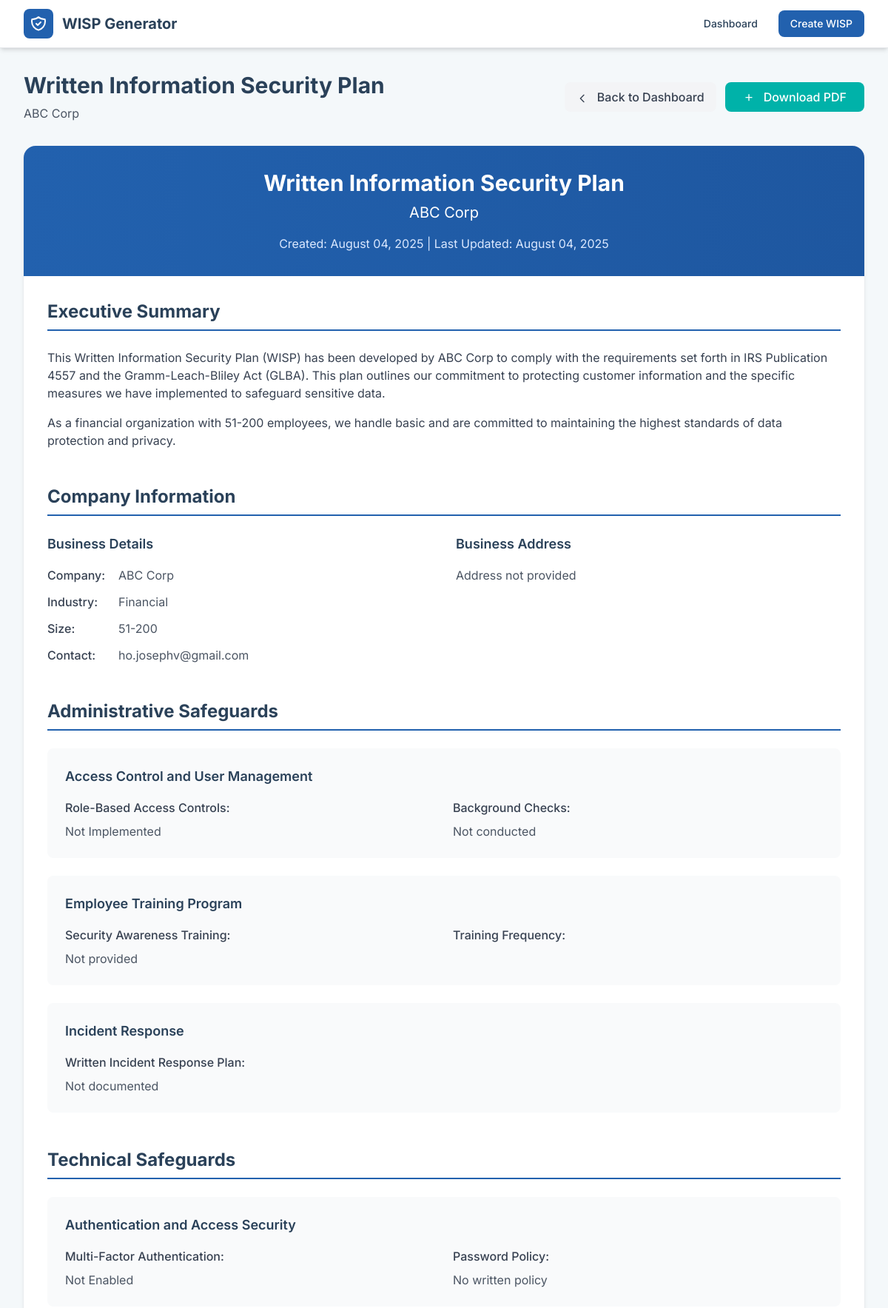
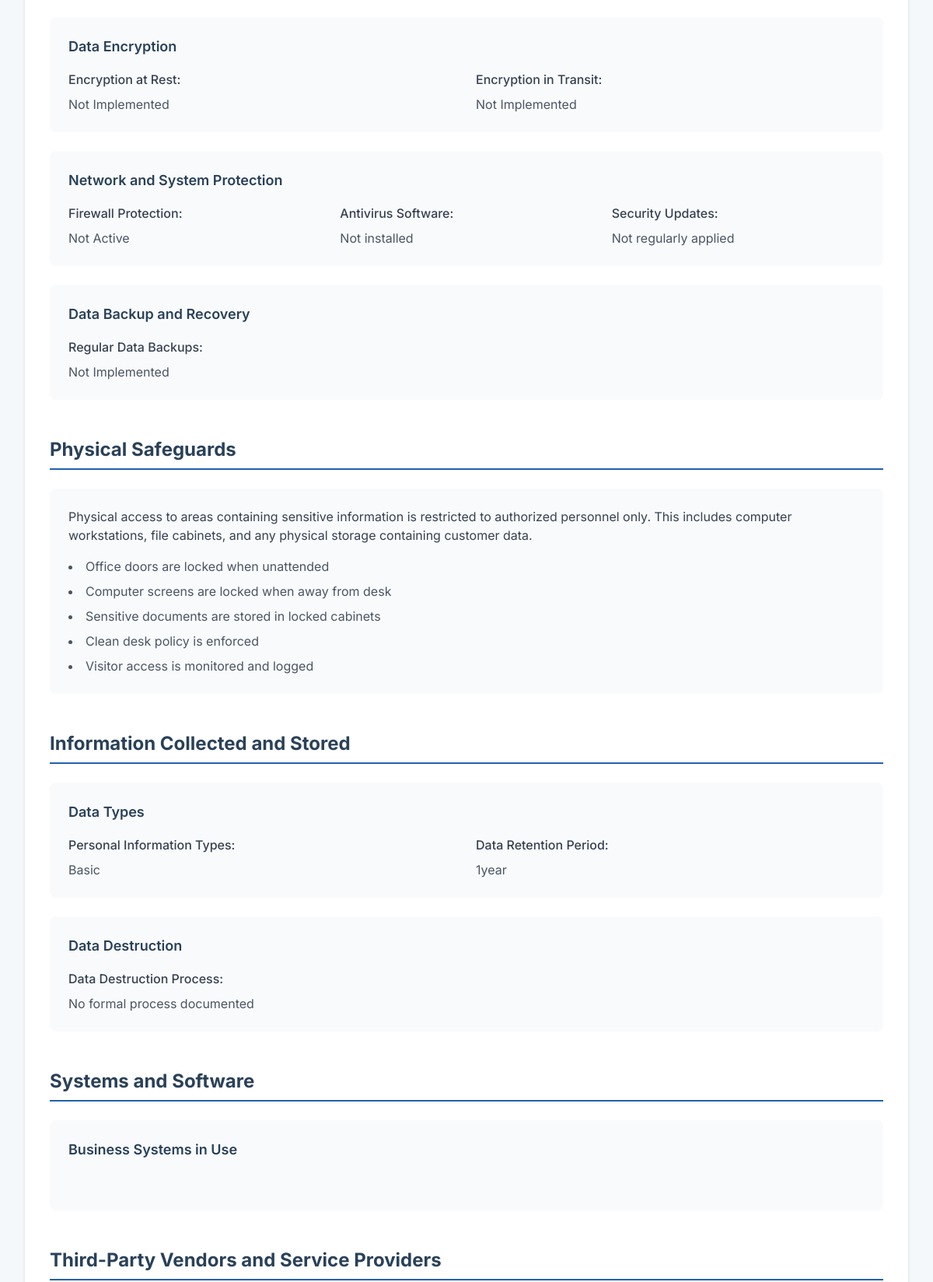
Page /wisp/1 (upper part) on the committed database (2 pictures, top to bottom).
### app.py (models this page shows, shortened)
class WISP(db.Model):
    id = db.Column(db.Integer, primary_key=True)
    company_name = db.Column(db.String(200), nullable=False)
    created_at = db.Column(db.DateTime, default=datetime.utcnow)
    updated_at = db.Column(db.DateTime, default=datetime.utcnow, onupdate=datetime.utcnow)
    data = db.Column(db.Text)  # JSON storage for all form data
    def get_data(self):
        return json.loads(self.data) if self.data else {}

### app.py (the view)
@app.route('/wisp/<int:wisp_id>')
def view_wisp(wisp_id):
    wisp = WISP.query.get_or_404(wisp_id)
    wisp_data = wisp.get_data()
    return render_template('wisp/view.html', wisp=wisp, wisp_data=wisp_data)

### templates/wisp/view.html (shortened to what this page needs)
{% extends "base.html" %}
{% block content %}
<div class="max-w-6xl mx-auto">
    <div class="flex justify-between items-center mb-8">
        <div>
            <h1 class="text-3xl font-bold text-secondary">Written Information Security Plan</h1>
            <p class="text-gray-600 mt-2">{{ wisp_data.get('company_name', 'Company Name') }}</p>
        </div>
        <div class="flex gap-3">
            <a href="{{ url_for('dashboard') }}"
               class="bg-gray-100 hover:bg-gray-200 text-gray-700 px-4 py-2 rounded-lg font-medium transition-colors">
                <svg class="w-4 h-4 inline mr-2" fill="none" stroke="currentColor" viewBox="0 0 24 24">
                    <path stroke-linecap="round" stroke-linejoin="round" stroke-width="2" d="M15 19l-7-7 7-7"></path>
                </svg>
                Back to Dashboard
            </a>
            <a href="{{ url_for('download_wisp_pdf', wisp_id=wisp.id) }}"
               class="bg-accent hover:bg-accent-600 text-white px-6 py-2 rounded-lg font-medium transition-colors">
                <svg class="w-4 h-4 inline mr-2" fill="none" stroke="currentColor" viewBox="0 0 24 24">
                    <path stroke-linecap="round" stroke-linejoin="round" stroke-width="2" d="M12 10v6m0-6V4m0 6h6m-6 0H6"></path>
                </svg>
                Download PDF
            </a>
        </div>
    </div>
    <div class="bg-white rounded-2xl shadow-card overflow-hidden">
        <div class="bg-gradient-to-r from-primary to-primary-600 text-white p-8">
            <div class="text-center">
                <h1 class="text-3xl font-bold mb-2">Written Information Security Plan</h1>
                <h2 class="text-xl">{{ wisp_data.get('company_name', 'Company Name') }}</h2>
                <p class="mt-4 text-primary-100">
                    Created: {{ wisp.created_at.strftime('%B %d, %Y') }} |
                    Last Updated: {{ wisp.updated_at.strftime('%B %d, %Y') }}
                </p>
            </div>
        </div>
        <div class="p-8">
            <section class="mb-12">
                <h2 class="text-2xl font-bold text-secondary mb-6 border-b-2 border-primary pb-2">Executive Summary</h2>
                <div class="prose max-w-none text-gray-700">
                    <p class="mb-4">
                        This Written Information Security Plan (WISP) has been developed by {{ wisp_data.get('company_name', 'the Company') }}
                        to comply with the requirements set forth in IRS Publication 4557 and the Gramm-Leach-Bliley Act (GLBA).
                        This plan outlines our commitment to protecting customer information and the specific measures we have
                        implemented to safeguard sensitive data.
                    </p>
                    <p class="mb-4">
                        As a {{ wisp_data.get('industry', 'business') | lower }} organization with {{ wisp_data.get('company_size', 'multiple') }} employees,
                        we handle {{ wisp_data.get('personal_info_types', 'personal information') | lower }} and are committed to maintaining
                        the highest standards of data protection and privacy.
                    </p>
                </div>
            </section>
            <section class="mb-12">
                <h2 class="text-2xl font-bold text-secondary mb-6 border-b-2 border-primary pb-2">Company Information</h2>
                <div class="grid grid-cols-1 md:grid-cols-2 gap-8">
                    <div>
                        <h3 class="text-lg font-semibold text-secondary mb-4">Business Details</h3>
                        <div class="space-y-3">
                            <div class="flex">
                                <span class="font-medium text-gray-700 w-24">Company:</span>
                                <span class="text-gray-600">{{ wisp_data.get('company_name', 'N/A') }}</span>
                            </div>
                            <div class="flex">
                                <span class="font-medium text-gray-700 w-24">Industry:</span>
                                <span class="text-gray-600">{{ wisp_data.get('industry', 'N/A') | title }}</span>
                            </div>
                            <div class="flex">
                                <span class="font-medium text-gray-700 w-24">Size:</span>
                                <span class="text-gray-600">{{ wisp_data.get('company_size', 'N/A') }}</span>
                            </div>
                            <div class="flex">
                                <span class="font-medium text-gray-700 w-24">Contact:</span>
                                <span class="text-gray-600">{{ wisp_data.get('contact_email', 'N/A') }}</span>
                            </div>
                        </div>
                    </div>
                    <div>
                        <h3 class="text-lg font-semibold text-secondary mb-4">Business Address</h3>
                        <div class="text-gray-600 whitespace-pre-line">{{ wisp_data.get('address', 'Address not provided') }}</div>
                    </div>
                </div>
            </section>
            <section class="mb-12">
                <h2 class="text-2xl font-bold text-secondary mb-6 border-b-2 border-primary pb-2">Administrative Safeguards</h2>
                <div class="space-y-6">
                    <div class="bg-gray-50 rounded-lg p-6">
                        <h3 class="text-lg font-semibold text-secondary mb-4">Access Control and User Management</h3>
                        <div class="grid grid-cols-1 md:grid-cols-2 gap-6">
                            <div>
                                <p class="font-medium text-gray-700 mb-2">Role-Based Access Controls:</p>
                                <p class="text-gray-600">{{ 'Implemented' if wisp_data.get('access_control') else 'Not Implemented' }}</p>
                            </div>
                            <div>
                                <p class="font-medium text-gray-700 mb-2">Background Checks:</p>
                                <p class="text-gray-600">{{ 'Conducted for data access roles' if wisp_data.get('background_checks') else 'Not conducted' }}</p>
                            </div>
                        </div>
                    </div>
                    <div class="bg-gray-50 rounded-lg p-6">
                        <h3 class="text-lg font-semibold text-secondary mb-4">Employee Training Program</h3>
                        <div class="grid grid-cols-1 md:grid-cols-2 gap-6">
                            <div>
                                <p class="font-medium text-gray-700 mb-2">Security Awareness Training:</p>
                                <p class="text-gray-600">{{ 'Provided regularly' if wisp_data.get('employee_training') else 'Not provided' }}</p>
                            </div>
                            <div>
                                <p class="font-medium text-gray-700 mb-2">Training Frequency:</p>
                            </div>
                        </div>
                    </div>
                    <div class="bg-gray-50 rounded-lg p-6">
                        <h3 class="text-lg font-semibold text-secondary mb-4">Incident Response</h3>
                        <div>
                            <p class="font-medium text-gray-700 mb-2">Written Incident Response Plan:</p>
                            <p class="text-gray-600">{{ 'Documented and maintained' if wisp_data.get('incident_response') else 'Not documented' }}</p>
                        </div>
                    </div>
                </div>
            </section>
            <section class="mb-12">
                <h2 class="text-2xl font-bold text-secondary mb-6 border-b-2 border-primary pb-2">Technical Safeguards</h2>
                <div class="space-y-6">
                    <div class="bg-gray-50 rounded-lg p-6">
                        <h3 class="text-lg font-semibold text-secondary mb-4">Authentication and Access Security</h3>
                        <div class="grid grid-cols-1 md:grid-cols-2 gap-6">
                            <div>
                                <p class="font-medium text-gray-700 mb-2">Multi-Factor Authentication:</p>
                                <p class="text-gray-600">{{ 'Enabled' if wisp_data.get('mfa_enabled') else 'Not Enabled' }}</p>
                            </div>
                            <div>
                                <p class="font-medium text-gray-700 mb-2">Password Policy:</p>
                                <p class="text-gray-600">{{ 'Written policy in place' if wisp_data.get('password_policy') else 'No written policy' }}</p>
                            </div>
                        </div>
                    </div>
                    <div class="bg-gray-50 rounded-lg p-6">
                        <h3 class="text-lg font-semibold text-secondary mb-4">Data Encryption</h3>
                        <div class="grid grid-cols-1 md:grid-cols-2 gap-6">
                            <div>
                                <p class="font-medium text-gray-700 mb-2">Encryption at Rest:</p>
                                <p class="text-gray-600">{{ 'Implemented' if wisp_data.get('data_encryption') else 'Not Implemented' }}</p>
                            </div>
                            <div>
                                <p class="font-medium text-gray-700 mb-2">Encryption in Transit:</p>
                                <p class="text-gray-600">{{ 'Implemented' if wisp_data.get('transmission_encryption') else 'Not Implemented' }}</p>
                            </div>
                        </div>
                    </div>
                    <div class="bg-gray-50 rounded-lg p-6">
                        <h3 class="text-lg font-semibold text-secondary mb-4">Network and System Protection</h3>
                        <div class="grid grid-cols-1 md:grid-cols-3 gap-6">
                            <div>
                                <p class="font-medium text-gray-700 mb-2">Firewall Protection:</p>
                                <p class="text-gray-600">{{ 'Active' if wisp_data.get('firewall_protection') else 'Not Active' }}</p>
                            </div>
                            <div>
                                <p class="font-medium text-gray-700 mb-2">Antivirus Software:</p>
                                <p class="text-gray-600">{{ 'Installed and updated' if wisp_data.get('antivirus_software') else 'Not installed' }}</p>
                            </div>
                            <div>
                                <p class="font-medium text-gray-700 mb-2">Security Updates:</p>
                                <p class="text-gray-600">{{ 'Regular updates applied' if wisp_data.get('security_updates') else 'Not regularly applied' }}</p>
                            </div>
                        </div>
                    </div>
                    <div class="bg-gray-50 rounded-lg p-6">
                        <h3 class="text-lg font-semibold text-secondary mb-4">Data Backup and Recovery</h3>
                        <div>
                            <p class="font-medium text-gray-700 mb-2">Regular Data Backups:</p>
                            <p class="text-gray-600">{{ 'Implemented' if wisp_data.get('regular_backups') else 'Not Implemented' }}</p>
                        </div>
                    </div>
                </div>
            </section>
            <section class="mb-12">
                <h2 class="text-2xl font-bold text-secondary mb-6 border-b-2 border-primary pb-2">Physical Safeguards</h2>
                <div class="bg-gray-50 rounded-lg p-6">
                    <p class="text-gray-700 mb-4">
                        Physical access to areas containing sensitive information is restricted to authorized personnel only.
                        This includes computer workstations, file cabinets, and any physical storage containing customer data.
                    </p>
                    <ul class="list-disc list-inside text-gray-600 space-y-2">
                        <li>Office doors are locked when unattended</li>
                        <li>Computer screens are locked when away from desk</li>
                        <li>Sensitive documents are stored in locked cabinets</li>
                        <li>Clean desk policy is enforced</li>
                        <li>Visitor access is monitored and logged</li>
                    </ul>
                </div>
            </section>
            <section class="mb-12">
                <h2 class="text-2xl font-bold text-secondary mb-6 border-b-2 border-primary pb-2">Information Collected and Stored</h2>
                <div class="space-y-6">
                    <div class="bg-gray-50 rounded-lg p-6">
                        <h3 class="text-lg font-semibold text-secondary mb-4">Data Types</h3>
                        <div class="grid grid-cols-1 md:grid-cols-2 gap-6">
                            <div>
                                <p class="font-medium text-gray-700 mb-2">Personal Information Types:</p>
                                <p class="text-gray-600">{{ wisp_data.get('personal_info_types', 'Not specified') | title }}</p>
                            </div>
                            <div>
                                <p class="font-medium text-gray-700 mb-2">Data Retention Period:</p>
                                <p class="text-gray-600">{{ wisp_data.get('data_retention', 'Not specified') | title }}</p>
                            </div>
                        </div>
                    </div>
                    <div class="bg-gray-50 rounded-lg p-6">
                        <h3 class="text-lg font-semibold text-secondary mb-4">Data Destruction</h3>
                        <p class="font-medium text-gray-700 mb-2">Data Destruction Process:</p>
                        <p class="text-gray-600">{{ 'Documented process in place' if wisp_data.get('data_destruction') else 'No formal process documented' }}</p>
                    </div>
                </div>
            </section>
            <section class="mb-12">
                <h2 class="text-2xl font-bold text-secondary mb-6 border-b-2 border-primary pb-2">Systems and Software</h2>
                <div class="bg-gray-50 rounded-lg p-6">
                    <h3 class="text-lg font-semibold text-secondary mb-4">Business Systems in Use</h3>
                </div>
            </section>
            <section class="mb-12">
                <h2 class="text-2xl font-bold text-secondary mb-6 border-b-2 border-primary pb-2">Third-Party Vendors and Service Providers</h2>
            </section>
        </div>
    </div>
</div>
{% endblock %}

### templates/base.html (style rules this page uses)
.shadow-card { box-shadow: 0 4px 6px -1px rgba(0, 0, 0, 0.1), 0 2px 4px -1px rgba(0, 0, 0, 0.06); }

### rows in the picture
WISP: get "ABC Corp", created_at "August 04, 2025", updated_at "August 04, 2025"

### other values in the picture
{{ wisp_data.get('industry', 'business') | lower }} "financial"
{{ wisp_data.get('company_size', 'multiple') }} "51-200"
{{ wisp_data.get('personal_info_types', 'personal information') | lower }} "basic"
{{ wisp_data.get('industry', 'N/A') | title }} "Financial"
{{ wisp_data.get('company_size', 'N/A') }} "51-200"
{{ wisp_data.get('contact_email', 'N/A') }} "ho.josephv@gmail.com"
{{ wisp_data.get('address', 'Address not provided') }} "Address not provided"
{{ 'Enabled' if wisp_data.get('mfa_enabled') else 'Not Enabled' }} "Not Enabled"
{{ 'Active' if wisp_data.get('firewall_protection') else 'Not Active' }} "Not Active"
{{ wisp_data.get('personal_info_types', 'Not specified') | title }} "Basic"
{{ wisp_data.get('data_retention', 'Not specified') | title }} "1year"
